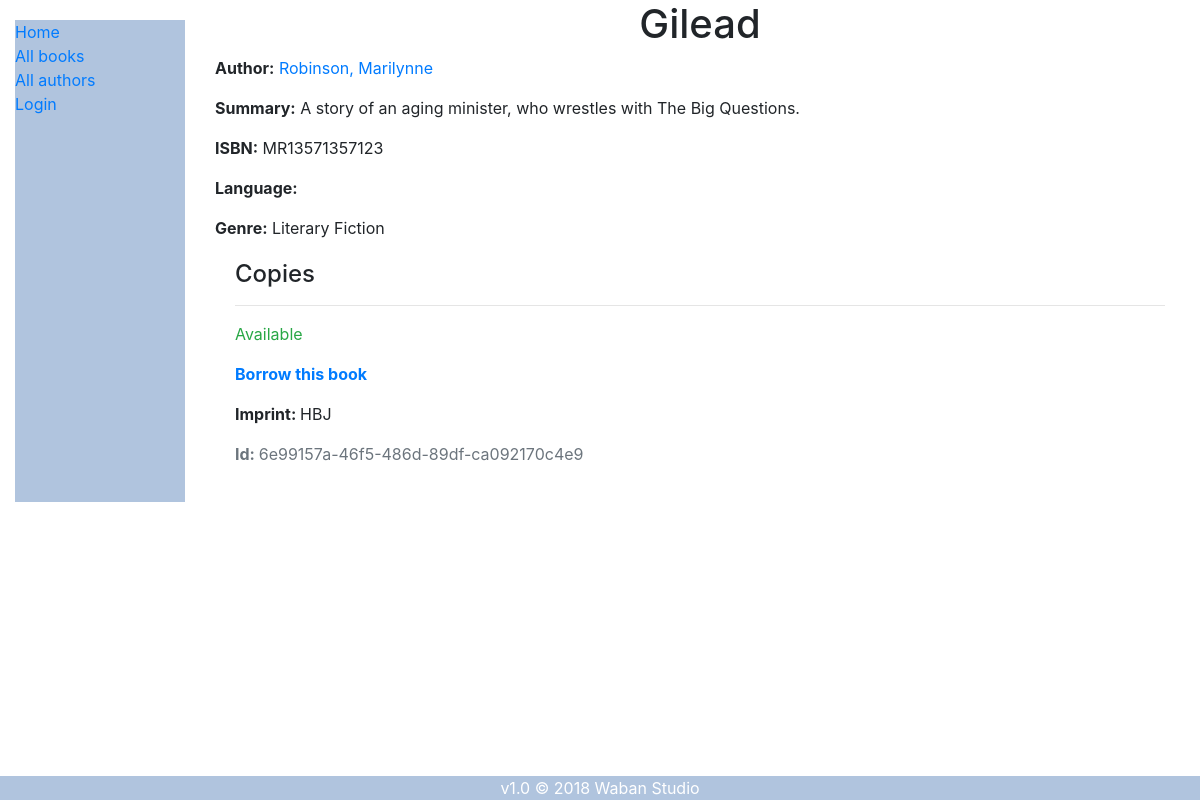
/catalog/book/4, run on an earlier commit of the app's database.
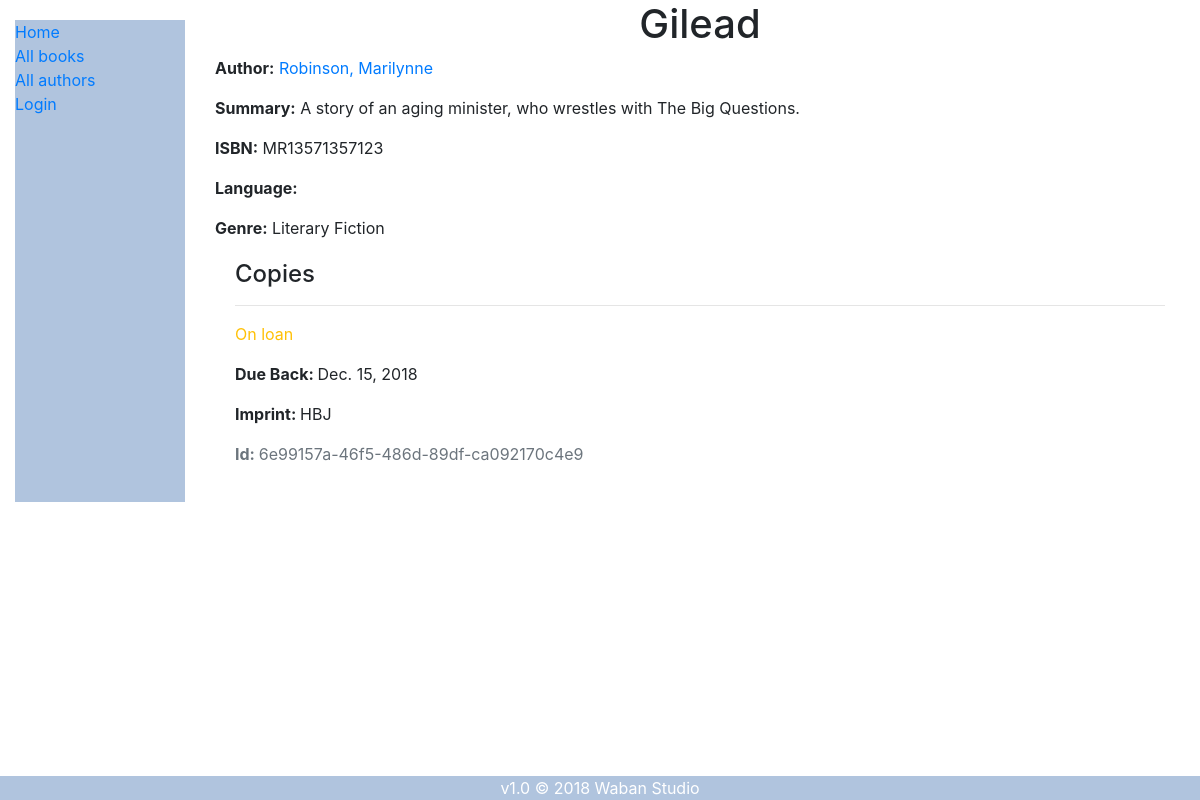
And on a later commit of the database.
### catalog/models.py (models this page shows, shortened)
class BookInstance(models.Model):
    id = models.UUIDField(primary_key=True, default=uuid.uuid4, help_text='Unique ID for this particular book across whole library')
    book = models.ForeignKey('Book', on_delete=models.SET_NULL, null=True)
    author = models.ForeignKey ('Author', on_delete=models.SET_NULL, null=True)
    imprint = models.CharField(max_length=200)
    due_back = models.DateField(null=True, blank=True)
    borrower = models.ForeignKey(User, on_delete=models.SET_NULL, null=True, blank=True)
    LOAN_STATUS = (
        ('m', 'Maintenance'),
        ('o', 'On loan'),
        ('a', 'Available'),
        ('r', 'Reserved'),
    )
    status = models.CharField(
        max_length=1,
        choices=LOAN_STATUS,
        blank=True,
        default='m',
        help_text='Book availability',
    )
    class Meta:
        ordering = ['due_back']
        permissions = (("can_mark_returned", "Set book as returned"),
                        ("can_borrow_book", "User can borrow books"),)

### catalog/views.py (the view)
# urls.py: path('book/<int:pk>', views.BookDetailView.as_view(), name='book-detail'),
class BookDetailView(generic.DetailView):
    model = Book

### catalog/models.py (called while the page is built)
    def __str__(self):
        return self.name

    def __str__(self):
        return f'{self.last_name}, {self.first_name}'

### catalog/templates/catalog/book_detail.html (shortened to what this page needs)
{% extends "base_generic.html" %}
{% block content %}
  <h1><center>{{ book.title }}</center></h1>
  <p><strong>Author:</strong> <a href="{% url 'author-detail' book.author.pk %}">{{ book.author }}</a></p>
  <p><strong>Summary:</strong> {{ book.summary }}</p>
  <p><strong>ISBN:</strong> {{ book.isbn }}</p>
  <p><strong>Language:</strong> {{ book.language }}</p>
  <p><strong>Genre:</strong> {% for genre in book.genre.all %} {{ genre }}{% if not forloop.last %}, {% endif %}{% endfor %}</p>
  <div style="margin-left:20px;margin-top:20px;margin-right:20px">
    <h4>Copies</h4>
    {% for copy in book.bookinstance_set.all %}
      <hr>
      <p class="{% if copy.status == 'a' %}text-success{% elif copy.status == 'm' %}text-danger{% else %}text-warning{% endif %}">{{ copy.get_status_display }}</p>
      {% if copy.status != 'a' %}
        <p><strong>Due Back: </strong> {{copy.due_back}}</p>
      {% else %}
      <p><strong><a href="{% url 'book_borrow_user' copy.pk %}">Borrow this book</a></strong></p>
      {% endif %}
      <p><strong>Imprint: </strong> {{copy.imprint}}</p>
      <p class="text-muted"><strong>Id: </strong> {{copy.id}}</p>
    {% endfor %}
  </div>
{% endblock %}

What changed in the data, as far as the page shows it:
changed BookInstance "HBJ": status "Available" → "On loan"; due_back (not shown) → "Dec. 15, 2018"; status "Borrow this book" → "Due Back:"
